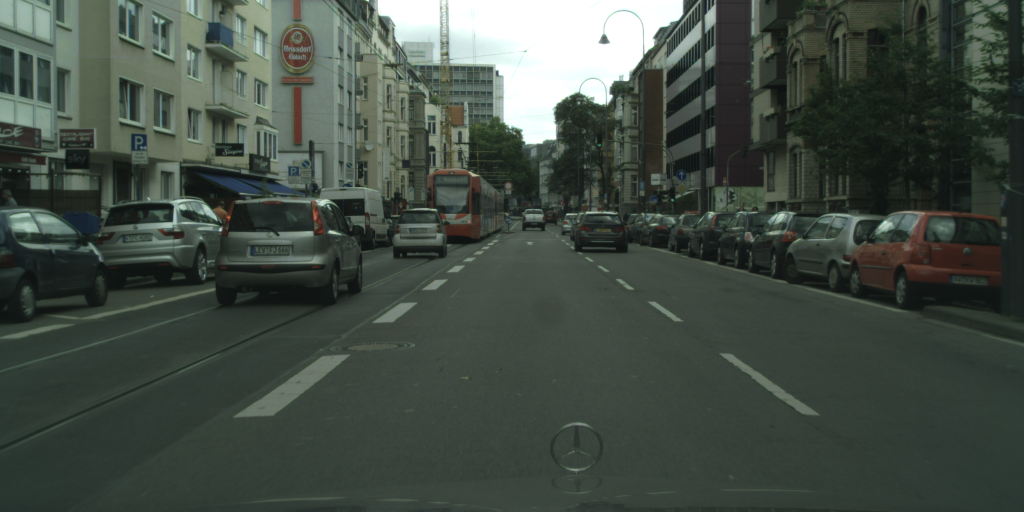
#> input picture 강의 실습 코드 모음/week14-day1-lec3-homography_distance_estimation/image/cologne_000065_000019_leftImg8bit.png, 2048 x 1024 px (shown at 1/2 size)
$ python homography.py
#> lines starting #> are read from the running program, lines starting #| are printed output that depends on the picture; after the words box and inside, x2 and y2 are one past the last pixel; in counts of white or black regions, pixels touching at a corner belong together
### 강의 실습 코드 모음/week14-day1-lec3-homography_distance_estimation/calibration_parser.py
import json
import numpy as np

def read_json_file(path):
#> called with path = 'image/cologne_000065_000019_camera.json'
    print("=" * 50)
    print("Read JSON File: ", path)
    print("=" * 50)
    with open(path, "r",) as f:
#> (reads 강의 실습 코드 모음/week14-day1-lec3-homography_distance_estimation/image/cologne_000065_000019_camera.json from the repository)
        calibration_json = json.load(f)

    intrinsic = calibration_json["intrinsic"]
    print("Intrinsic Calibration\n", intrinsic)
    extrinsic = calibration_json["extrinsic"]
    print("Extrinsic Calibration\n", extrinsic)

    camera_matrix = parse_intrinsic_calibration(intrinsic)

    return camera_matrix

def parse_intrinsic_calibration(intrinsic):
    fx = intrinsic["fx"]
    fy = intrinsic["fy"]
    cx = intrinsic["u0"]
    cy = intrinsic["v0"]
    camera_matrix = np.zeros([3, 3], dtype=np.float32)
    camera_matrix[0][0] = fx
    camera_matrix[0][2] = cx
    camera_matrix[1][1] = fy
    camera_matrix[1][2] = cy
    camera_matrix[2][2] = 0.0

    return camera_matrix

### 강의 실습 코드 모음/week14-day1-lec3-homography_distance_estimation/homography.py
import cv2
import json
import os
import numpy as np

import matplotlib.pyplot as plt

import calibration_parser


if __name__ == "__main__":
    calibration_json_filepath = os.path.join("image", "cologne_000065_000019_camera.json")
    camera_matrix = calibration_parser.read_json_file(calibration_json_filepath)
    image = cv2.imread(os.path.join("image", "cologne_000065_000019_leftImg8bit.png"), cv2.IMREAD_ANYCOLOR)
#> image is the input picture: shape (1024, 2048, 3); mean B, G, R 68.6, 76.7, 66.8

    # extrinsic -> homography src, dst
    # prior dst -> image coordinate
    # present dst -> vehicle coordinate (=camera coordinate)

    # lane (inner) width -> 2.5m, lane width -> 0.25m
    # lane lenght -> 2.0m
    # lane interval -> 2.0m

    """
    Extrinsic Calibration for Ground Plane
    [0, 1]
    464, 833 -> 0.0, 0.0, 0.0
    1639, 833 -> 0.0, 3.0, 0.0

    [2, 3]
    638, 709 -> 0.0, 0.0, 2.0
    1467, 709 -> 0.0, 3.0, 2.0

    [4, 5]
    742, 643 -> 0.0, 0.0, 4.0
    1361, 643 -> 0.0, 3.0, 4.0

    [6, 7]
    797, 605 -> 0.0, 0.0, 6.0
    1310, 605 -> 0.0, 3.0, 6.0
    """
    image_points = np.array([
        [464, 833],
        [1639, 833],
        [638, 709],
        [1467, 709],
        [742, 643],
        [1361, 643],
        [797, 605],
        [1310, 605]
    ], dtype=np.float32)

    # X Y Z, X -> down, Z -> forward, Y -> Right
    # 실측이 중요하다.
    object_points = np.array([
        [0.0, 0.0, 0.0],
        [0.0, 3.7, 0.0],
        [0.0, 0.0, 6.0],
        [0.0, 3.7, 6.0],
        [0.0, 0.0, 12.0],
        [0.0, 3.6, 12.0],
        [0.0, 0.0, 18.0],
        [0.0, 3.7, 18.0]
    ], dtype=np.float32)

    DATA_SIZE = 8
    homo_object_point = np.append(object_points[:,2:3], -object_points[:,1:2], axis=1)
    homo_object_point = np.append(homo_object_point, np.ones([1, DATA_SIZE]).T, axis=1)

    print(homo_object_point)

    # object point
    # X: forward, Y: left, Z: 1

    # 지면에 대해서 위치와 자세 추정이 가능하다면,
    # 임의의 포인트를 생성하여 이미지에 투영할수있다.
    retval, rvec, tvec = cv2.solvePnP(object_points, image_points, camera_matrix, distCoeffs=None, useExtrinsicGuess=True, flags=cv2.SOLVEPNP_EPNP)

    # 잘 맞지 않는다.
    # 왜냐하면, 이미지 좌표와 실제 오브젝트와의 관계가 부정확하기 때문
    # 실제 측정을 통해 개선이 가능하다.
    image = cv2.drawFrameAxes(image, camera_matrix, None, rvec, tvec, 1, 5)
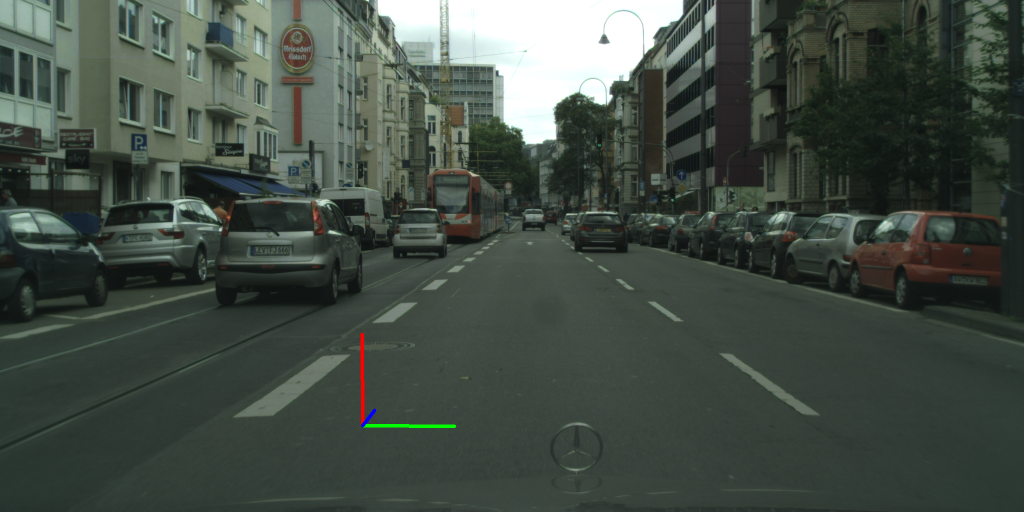
#> image: shape (1024, 2048, 3) (shown at 1/2 size); 0.14% of pixels changed, all inside (x1, y1, x2, y2) = (721, 665, 913, 856)

    # proj_image_points, _ = cv2.projectPoints(object_points, rvec, tvec, camera_matrix, None)

    homography, _ = cv2.findHomography(image_points, homo_object_point)
    # print(proj_image_points.shape)

    # (u, v) -> (u, v, 1)
    appned_image_points = np.append(image_points.reshape(8, 2), np.ones([1, DATA_SIZE]).T, axis=1)
    # print(homography.shape)
    for image_point in appned_image_points:
        # estimation point(object_point) -> homography * src(image_point)
        estimation_distance = np.dot(homography, image_point)

        x = estimation_distance[0]
        y = estimation_distance[1]
        z = estimation_distance[2]

        print(x/z, y/z, z/z)

    # 여기서 중요한 점
